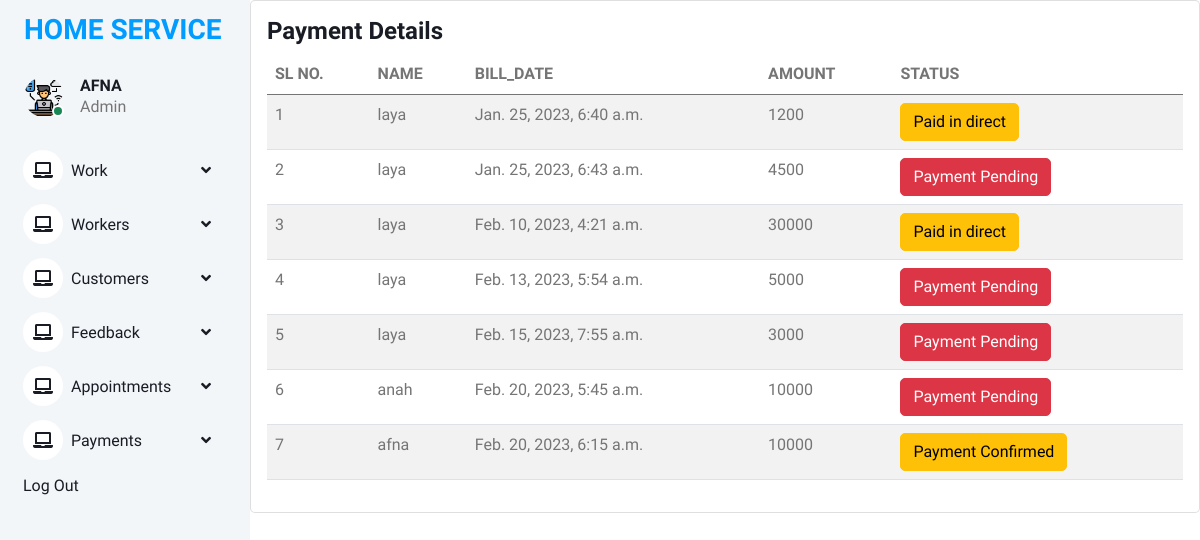
/view_bill (signed in), run on the app's committed database.
### online_home_service_app/models.py (models this page shows)
class Bill(models.Model):
    name = models.ForeignKey(Register, on_delete=models.CASCADE)
    bill_date = models.DateTimeField(auto_now_add=True)
    amount = models.IntegerField()
    paid_on = models.DateField(auto_now=True)
    status = models.IntegerField(default=0)

class Register(models.Model):
    user = models.OneToOneField(Login,on_delete=models.CASCADE)
    name = models.CharField(max_length=100)
    address = models.CharField(max_length=100)
    mobile = models.CharField(max_length=10)
    email = models.EmailField()
    def __str__(self):
        return self.name

### online_home_service_app/views.py (the view)
# urls.py: path("view_bill", views.view_bill, name="view_bill"),
@login_required(login_url = 'logout')
def view_bill(request):
    bill = Bill.objects.all()
    print(bill)
    return render(request, 'admin/view_payment_details.html', {'bill': bill})

### templates/admin/view_payment_details.html
{% extends 'admin/admin base.html' %}
{% load crispy_forms_tags %}
{% block content %}
<div class="col-lg-18 grid-margin stretch-card">
              <div class="card">
                <div class="card-body">
                  <h4 class="card-title">Payment Details</h4>
                  <div class="table-responsive">
                    <table class="table table-striped">
                      <thead>
                        <tr>
                          <th>SL NO.</th>
                          <th>NAME</th>
                          <th>BILL_DATE</th>
                          <th>AMOUNT</th>
                          <th>STATUS</th>
                        </tr>
                      </thead>
                      <tbody>
                      {% for i in bill %}
                        <tr>
                          <td>{{forloop.counter}}</td>
                          <td>{{ i.name }}</td>
                          <td>{{ i.bill_date }}</td>
                          <td>{{ i.amount }}</td>
                          <td>
                              {% if i.status == 0 %}
                        <button type="button" class="btn btn-danger">Payment Pending</button>
                        {% elif i.status == 1 %}
                        <button type="button" class="btn btn-warning">Payment Confirmed</button>
                            {% elif i.status == 2 %}
                        <button type="button" class="btn btn-warning">Paid in direct</button>
                              {% endif %}
                          </td>
                        </tr>
                      {% endfor %}
                      </tbody>
                    </table>
                  </div>
                </div>
              </div>
            </div>
{% endblock %}

### static/static1/assets2/css/style.css (style rules this page uses)
:root { --primary: #009CFF; --light: #F3F6F9; --dark: #191C24; }
.btn { transition: .5s; }

### data on the page
Bill: name "laya", bill_date "Jan. 25, 2023, 6:40 a.m.", amount "1200", status "Paid in direct"
Bill: name "laya", bill_date "Jan. 25, 2023, 6:43 a.m.", amount "4500", status "Payment Pending"
Bill: name "laya", bill_date "Feb. 10, 2023, 4:21 a.m.", amount "30000", status "Paid in direct"
Bill: name "laya", bill_date "Feb. 13, 2023, 5:54 a.m.", amount "5000", status "Payment Pending"
Bill: name "laya", bill_date "Feb. 15, 2023, 7:55 a.m.", amount "3000", status "Payment Pending"
Bill: name "anah", bill_date "Feb. 20, 2023, 5:45 a.m.", amount "10000", status "Payment Pending"
Bill: name "afna", bill_date "Feb. 20, 2023, 6:15 a.m.", amount "10000", status "Payment Confirmed"
